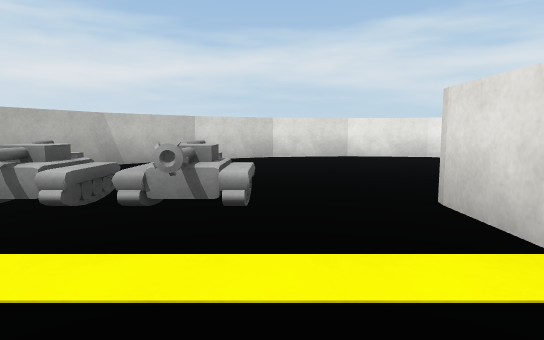
View 1 (above)

18 first-person views from a walk through a Unity game level. The camera is 0.62 m above the floor, tilts 6° down and sees 75° across. The floor is counted in squares, 1 m on a side. Each view is taken from the middle of a square. On the plan, view 1 faces up. The plan holds only what a view shows up to about 10 squares ahead; the rest is blank. The place goes on beyond the plan. The player character is not drawn. Surface patterns are stand-ins for the level's own textures.

View 2
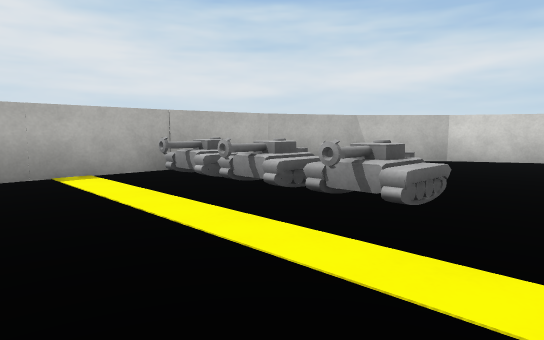

View 3
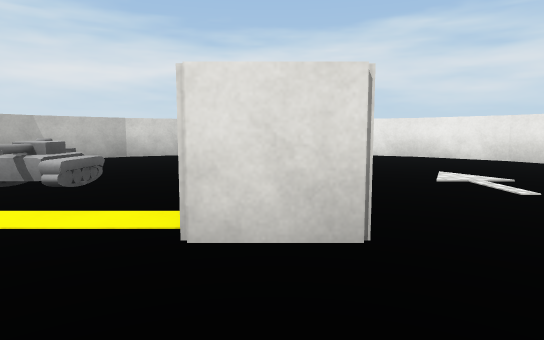

View 4
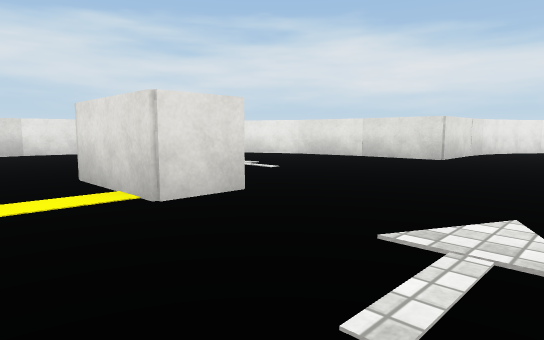

View 5
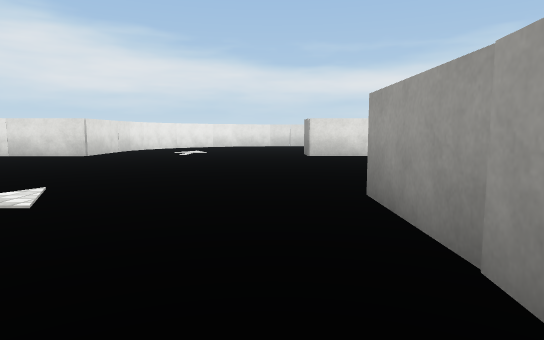

View 6
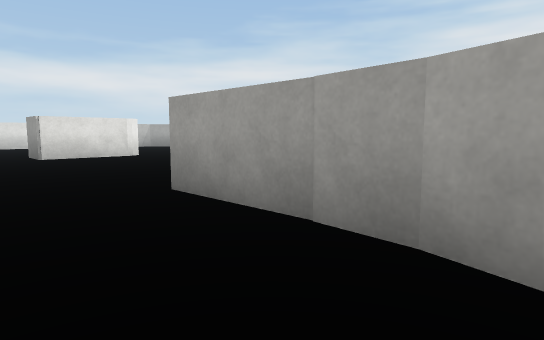

View 7
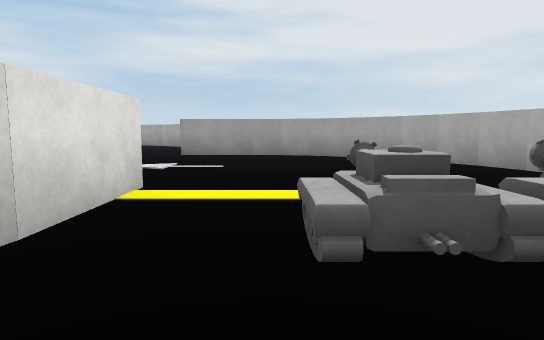

View 8
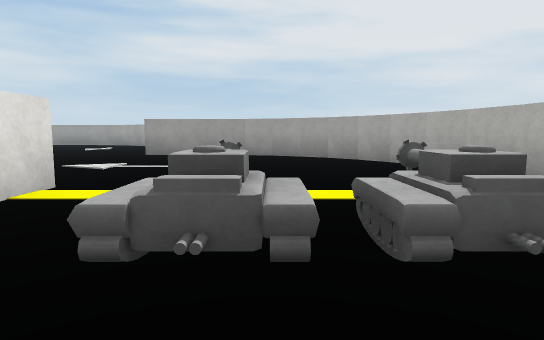

View 9
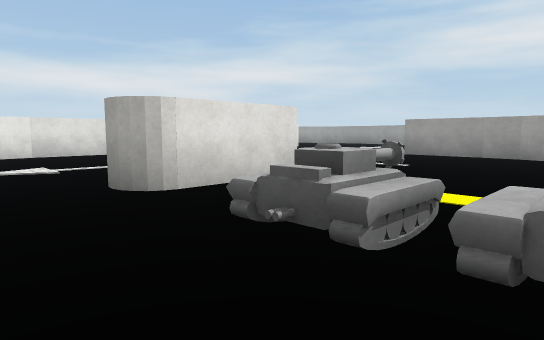

View 10
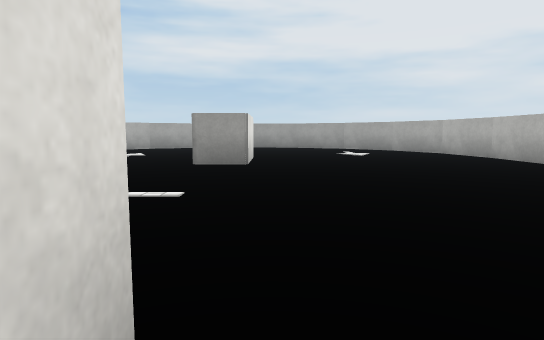

View 11
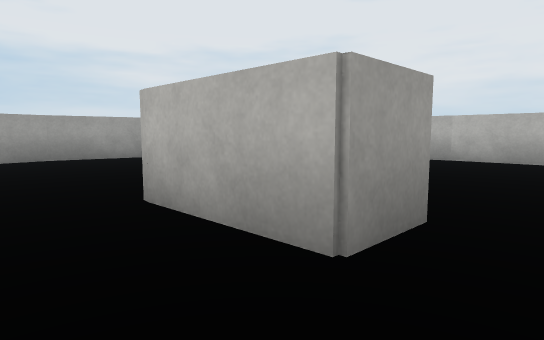

View 12
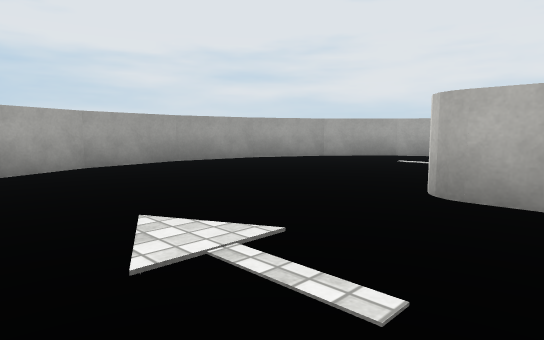

View 13
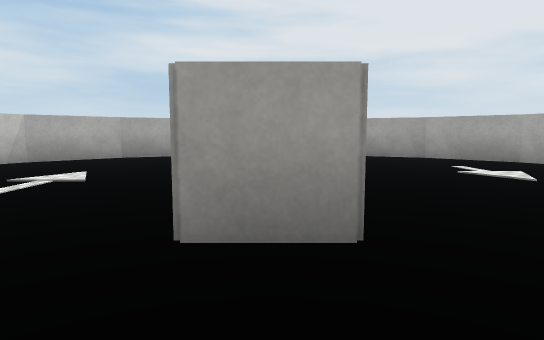

View 14
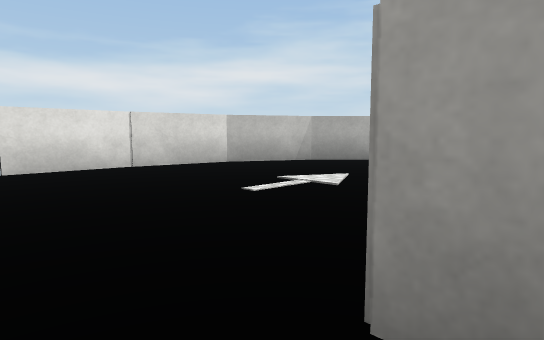

View 15
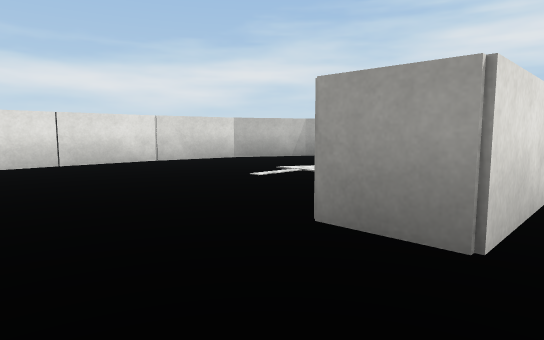

View 16
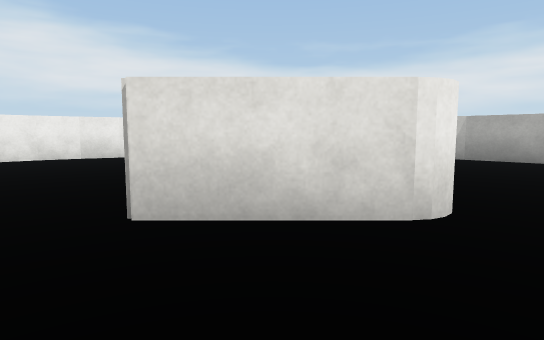

View 17
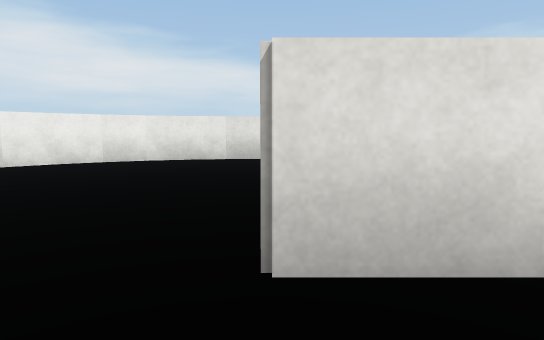

View 18
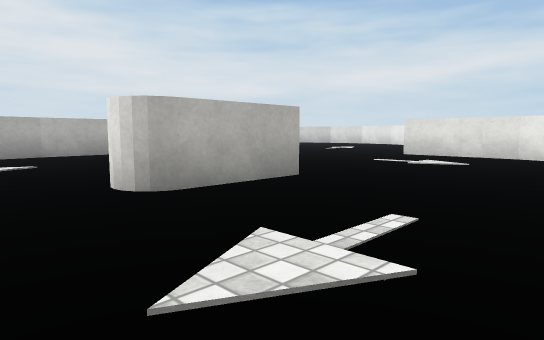

### Floor plan
Points are (right, up) in squares from view 1. A wall is a line through its corners. A room is listed if a view was taken in it or the views show most of it. See-through windows are left out.
Room 1 (views 1, 2, 3, 4, 5, 6, 7, 8, 9, 10, 11, 12, 13, 14, 15, 16, 17, 18)
walls: (2.6, 1) (1.5, 1) (1.5, 3); (2.6, -6.7) (2.8, -8.1); (0.5, -5) (2.6, -5) (2.6, -6.9); (8.4, 2.9) (8.2, 4); (-0.3, -4.9) (0.6, -4.9); (8.5, -7.1) (8.5, -5) (9.6, -5) (9.6, -7); (10.5, 1) (8.5, 1) (8.5, 3); (-1.1, -4.6) (-0.1, -4.9); (11.4, 0.9) (10.4, 1); (-1.8, -4.2) (-0.9, -4.7); (11.8, 0.7) (11.2, 0.9); (-2.5, -3.7) (-1.7, -4.3); (3.4, -9.6) (3.8, -10.4) (5.2, -11.8) (7, -12.7) (9, -13) (10.9, -12.7) (12.7, -11.8) (14.1, -10.4) (15.1, -8.7) (15.4, -6.7); (7.5, 6.1) (7.2, 6.8) (5.8, 8.2) (4, 9.1) (2, 9.4) (0, 9.1) (-1.8, 8.2) (-3.2, 6.8) (-4.1, 5) (-4.3, 3.4); (-3.5, -2.4) (-3, -3.2) (-2.4, -3.8); (-3.9, -1.6) (-3.5, -2.5); (14, -0.8) (13.3, -0.1); (-4.2, -0.8) (-3.9, -1.7); (14.5, -1.5) (13.9, -0.7); (-4.4, 0.2) (-4.2, -0.9); (15.2, -3.1) (14.9, -2.2) (14.4, -1.3); (-4.4, 2.8) (-4.4, 0); (15.4, -4) (15.2, -3); (15.4, -6.9) (15.4, -3.9)
objects: other object (-4, 3); other object (-3, 3); other object (-3, 4); other object (-2, 3); other object (-2, 4); other object (-1, 3); other object (-1, 4); other object (0, 3)

Where each view was taken, in squares from view 1:
view 1: 0 up, 0 right, facing up
view 2: 0 up, 1 right, facing up-left
view 3: 1 down, 2 right, facing up
view 4: 2 down, 0 right, facing up-right
view 5: 4 down, 1 left, facing right
view 6: 3 down, 1 left, facing down-right
view 7: 5 up, 0 right, facing down
view 8: 5 up, 1 left, facing down
view 9: 5 up, 2 left, facing down-right
view 10: 2 up, 8 right, facing down
view 11: 4 down, 11 right, facing down-left
view 12: 6 down, 13 right, facing down-left
view 13: 3 down, 9 right, facing down
view 14: 4 down, 9 right, facing down-right
view 15: 3 down, 8 right, facing down-right
view 16: 6 down, 6 right, facing right
view 17: 5 down, 7 right, facing right
view 18: 9 down, 13 right, facing up-left
